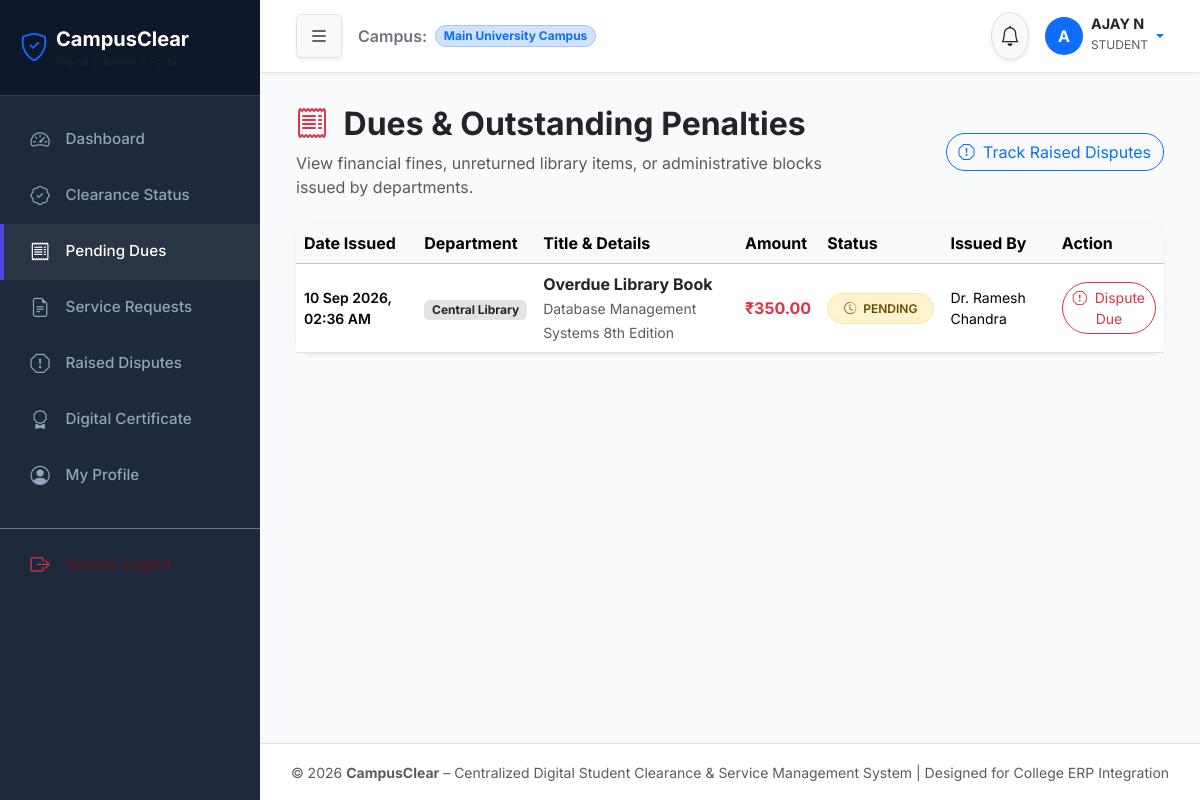
The page /student/dues.php (signed in) on the database its author committed.
### tables this page shows
CREATE TABLE `dues` (
  `id` int(11) NOT NULL AUTO_INCREMENT,
  `student_id` int(11) NOT NULL,
  `department_id` int(11) NOT NULL,
  `title` varchar(150) NOT NULL,
  `description` text DEFAULT NULL,
  `amount` decimal(10,2) DEFAULT 0.00,
  `status` enum('pending','resolved','waived') DEFAULT 'pending',
  `added_by_staff_id` int(11) NOT NULL,
  `resolved_at` timestamp NULL DEFAULT NULL,
  `resolved_by_staff_id` int(11) DEFAULT NULL,
  `created_at` timestamp NOT NULL DEFAULT current_timestamp(),
  `updated_at` timestamp NOT NULL DEFAULT current_timestamp() ON UPDATE current_timestamp(),
  PRIMARY KEY (`id`),
  KEY `student_id` (`student_id`),
  KEY `department_id` (`department_id`),
  KEY `added_by_staff_id` (`added_by_staff_id`),
  KEY `resolved_by_staff_id` (`resolved_by_staff_id`),
  CONSTRAINT `dues_ibfk_1` FOREIGN KEY (`student_id`) REFERENCES `students` (`id`) ON DELETE CASCADE,
  CONSTRAINT `dues_ibfk_2` FOREIGN KEY (`department_id`) REFERENCES `departments` (`id`),
  CONSTRAINT `dues_ibfk_3` FOREIGN KEY (`added_by_staff_id`) REFERENCES `staff` (`id`),
  CONSTRAINT `dues_ibfk_4` FOREIGN KEY (`resolved_by_staff_id`) REFERENCES `staff` (`id`) ON DELETE SET NULL
);

CREATE TABLE `departments` (
  `id` int(11) NOT NULL AUTO_INCREMENT,
  `name` varchar(100) NOT NULL,
  `code` varchar(20) NOT NULL,
  `description` text DEFAULT NULL,
  `is_active` tinyint(1) DEFAULT 1,
  `created_at` timestamp NOT NULL DEFAULT current_timestamp(),
  PRIMARY KEY (`id`),
  UNIQUE KEY `name` (`name`),
  UNIQUE KEY `code` (`code`)
);

CREATE TABLE `staff` (
  `id` int(11) NOT NULL AUTO_INCREMENT,
  `user_id` int(11) NOT NULL,
  `staff_code` varchar(30) NOT NULL,
  `full_name` varchar(100) NOT NULL,
  `email` varchar(100) NOT NULL,
  `phone` varchar(20) DEFAULT NULL,
  `department_id` int(11) NOT NULL,
  `designation` varchar(100) DEFAULT NULL,
  `created_at` timestamp NOT NULL DEFAULT current_timestamp(),
  PRIMARY KEY (`id`),
  UNIQUE KEY `user_id` (`user_id`),
  UNIQUE KEY `staff_code` (`staff_code`),
  UNIQUE KEY `email` (`email`),
  KEY `department_id` (`department_id`),
  CONSTRAINT `staff_ibfk_1` FOREIGN KEY (`user_id`) REFERENCES `users` (`id`) ON DELETE CASCADE,
  CONSTRAINT `staff_ibfk_2` FOREIGN KEY (`department_id`) REFERENCES `departments` (`id`)
);

### student/dues.php (the view, shortened to what this page needs)
<?php
require_once __DIR__ . '/../includes/header.php';
require_once __DIR__ . '/../includes/sidebar.php';
require_once __DIR__ . '/../includes/navbar.php';
$student_id = $_SESSION['student_id'];
$pdo = db();
$stmt = $pdo->prepare("
    SELECT du.*, d.name as department_name, d.code as department_code, s.full_name as staff_name
    FROM dues du
    JOIN departments d ON du.department_id = d.id
    LEFT JOIN staff s ON du.added_by_staff_id = s.id
    WHERE du.student_id = :sid
    ORDER BY du.status ASC, du.created_at DESC
");
$stmt->execute([':sid' => $student_id]);
$dues = $stmt->fetchAll();
?>
<div class="container-fluid">
    <div class="row mb-4 align-items-center">
        <div class="col-md-8">
            <h2 class="fw-bold text-dark"><i class="bi bi-receipt me-2 text-danger"></i> Dues & Outstanding Penalties</h2>
            <p class="text-muted mb-0">View financial fines, unreturned library items, or administrative blocks issued by departments.</p>
        </div>
        <div class="col-md-4 text-md-end mt-3 mt-md-0">
            <a href="<?= BASE_URL ?>/student/disputes.php" class="btn btn-outline-primary rounded-pill"><i class="bi bi-exclamation-octagon me-1"></i> Track Raised Disputes</a>
        </div>
    </div>
    <div class="row">
        <div class="col-12">
            <div class="card card-glass border-0 shadow-sm">
                <div class="card-body p-0">
                    <?php if (empty($dues)): ?>
                        <div class="text-center py-5">
                            <i class="bi bi-shield-check text-success display-2 d-block mb-3"></i>
                            <h4 class="fw-bold text-dark">No Dues Outstanding!</h4>
                            <p class="text-muted">You have zero pending fines, unreturned books, or administrative holds across all departments.</p>
                        </div>
                    <?php else: ?>
                        <div class="table-responsive">
                            <table class="table table-hover align-middle mb-0">
                                <thead class="table-light">
                                    <tr>
                                        <th>Date Issued</th>
                                        <th>Department</th>
                                        <th>Title & Details</th>
                                        <th>Amount</th>
                                        <th>Status</th>
                                        <th>Issued By</th>
                                        <th>Action</th>
                                    </tr>
                                </thead>
                                <tbody>
                                    <?php foreach ($dues as $d): ?>
                                        <tr>
                                            <td class="small fw-semibold"><?= format_date($d['created_at']) ?></td>
                                            <td>
                                                <span class="badge bg-secondary-subtle text-dark"><?= sanitize($d['department_name']) ?></span>
                                            </td>
                                            <td>
                                                <strong class="d-block text-dark"><?= sanitize($d['title']) ?></strong>
                                                <small class="text-muted"><?= sanitize($d['description']) ?></small>
                                            </td>
                                            <td class="fw-bold fs-6 text-danger">
                                                <?= format_currency($d['amount']) ?>
                                            </td>
                                            <td><?= get_status_badge($d['status']) ?></td>
                                            <td class="small"><?= sanitize($d['staff_name'] ?: 'Staff') ?></td>
                                            <td>
                                                <?php if ($d['status'] === 'pending'): ?>
                                                    <button type="button" class="btn btn-sm btn-outline-danger rounded-pill"
                                                            data-bs-toggle="modal"
                                                            data-bs-target="#disputeModal"
                                                            data-dueid="<?= $d['id'] ?>"
                                                            data-deptid="<?= $d['department_id'] ?>"
                                                            data-deptname="<?= sanitize($d['department_name']) ?>"
                                                            data-title="<?= sanitize($d['title']) ?>">
                                                        <i class="bi bi-exclamation-octagon me-1"></i> Dispute Due
                                                    </button>
                                                <?php else: ?>
                                                    <span class="text-muted small"><i class="bi bi-check-all text-success"></i> Resolved</span>
                                                <?php endif; ?>
                                            </td>
                                        </tr>
                                    <?php endforeach; ?>
                                </tbody>
                            </table>
                        </div>
                    <?php endif; ?>
                </div>
            </div>
        </div>
    </div>
</div>
<?php require_once __DIR__ . '/../includes/footer.php'; ?>

### includes/functions.php (shortened to what this page needs)
<?php
function sanitize($data) {
    return htmlspecialchars(trim((string)$data), ENT_QUOTES, 'UTF-8');
}
function format_currency($amount) {
    return '₹' . number_format((float)$amount, 2);
}
function format_date($date_string) {
    return date('d M Y, h:i A', strtotime($date_string));
}
function get_status_badge($status) {
    $status_clean = strtolower(trim((string)$status));
    switch ($status_clean) {
        case 'pending':
        case 'submitted':
        case 'in_progress':
        case 'open':
        case 'under_review':
            return '<span class="badge bg-warning-subtle text-warning-emphasis px-3 py-2 border border-warning-subtle rounded-pill fw-semibold"><i class="bi bi-clock-history me-1"></i> ' . strtoupper(str_replace('_', ' ', $status)) . '</span>';
    }
}

### assets/css/style.css (style rules this page uses)
:root { --primary-color: #4f46e5; --primary-hover: #4338ca; --secondary-color: #0ea5e9; --dark-bg: #0f172a; --sidebar-bg: #1e293b; --card-bg: #ffffff; --text-main: #334155; --text-muted: #64748b; --border-color: #e2e8f0; --success-bg: #dcfce7; --success-text: #15803d; --warning-bg: #fef9c3; --warning-text: #a16207; --danger-bg: #ffe4e6; --danger-text: #be123c; --shadow-sm: 0 1px 3px rgba(0,0,0,0.05); --shadow-md: 0 4px 6px -1px rgba(0,0,0,0.07), 0 2px 4px -1px rgba(0,0,0,0.04); --shadow-lg: 0 10px 25px -5px rgba(0,0,0,0.08), 0 8px 10px -6px rgba(0,0,0,0.03); }
body { font-family: 'Inter', system-ui, -apple-system, sans-serif; background-color: #f8fafc; color: var(--text-main); min-height: 100vh; display: flex; flex-direction: column; }
.card-glass { background: rgba(255, 255, 255, 0.95); backdrop-filter: blur(10px); border: 1px solid rgba(226, 232, 240, 0.8); border-radius: 1rem; box-shadow: var(--shadow-md); transition: transform 0.2s ease, box-shadow 0.2s ease; }

### rows shown on the page
dues: created_at "10 Sep 2026, 02:36 AM", department.name "Central Library", title "Overdue Library Book", description "Database Management Systems 8th Edition", amount "₹350.00", status "PENDING", added_by_staff.full_name "Dr. Ramesh Chandra"

### other values the page prints
APP_NAME "CampusClear"
substr($user['full_name'], 0, 1) "A"
$user['full_name'] "AJAY N"
$user['role'] "STUDENT"
APP_TAGLINE "Centralized Digital Student Clearance & Service Management System"
